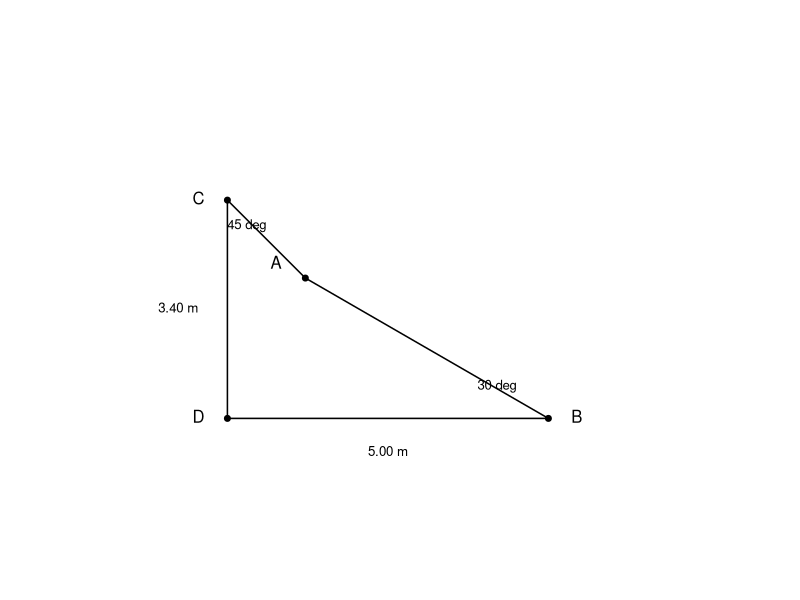

Write R code to recreate this figure.
setwd("C:/Users/18904/Github/junior-mathematics/codes")
if(!dir.exists("../figures"))dir.create("../figures")

# week170-4: airplane wing cross-section
draw4=function(){
  plot(0,0,xlim=c(-1,7),ylim=c(-1,5),type="n",asp=1,axes=FALSE,xlab="",ylab="")
  # D=(0,0), C=(0,3.4), B=(5,0), A=(1.214,2.186)
  polygon(c(0,0,5,1.214),c(3.4,0,0,2.186),lwd=1.5,density=0)
  points(c(0,0,5,1.214),c(3.4,0,0,2.186),pch=19,cex=0.8)
  text(-0.2,3.4,"C",pos=2,cex=1)
  text(-0.2,0,"D",pos=2,cex=1)
  text(5.2,0,"B",pos=4,cex=1)
  text(1.0,2.4,"A",pos=2,cex=1)
  text(-0.3,1.7,"3.40 m",cex=0.8,pos=2)
  text(2.5,-0.3,"5.00 m",cex=0.8,pos=1)
  text(0.3,3.0,"45 deg",cex=0.8)
  text(4.2,0.5,"30 deg",cex=0.8)
}
cairo_pdf("../figures/week170-4.pdf",width=4,height=4,family="sans");draw4();dev.off()
svglite::svglite("../figures/week170-4.svg",width=4,height=4);draw4();dev.off()
